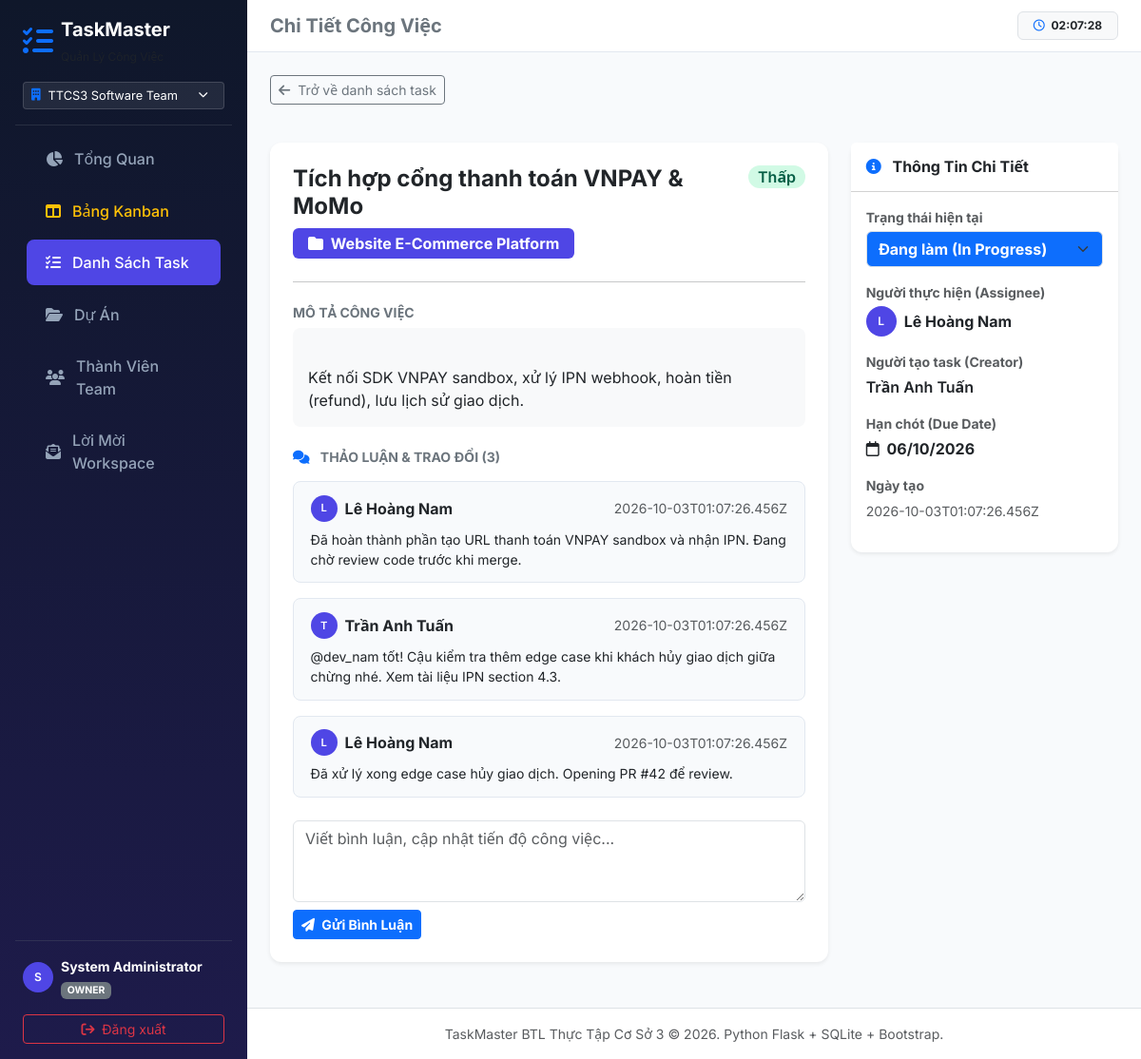
/tasks/01a0ff4d-3f4d-7b0d-8eb5-1ba610630dfa (signed in), run on the app's committed database.
### tables this page shows
CREATE TABLE tasks (
    id              TEXT PRIMARY KEY,                 -- UUID v7
    project_id      TEXT NOT NULL REFERENCES projects(id) ON DELETE CASCADE,
    workspace_id    TEXT NOT NULL REFERENCES workspaces(id) ON DELETE CASCADE,
    title           TEXT NOT NULL,
    description     TEXT,
    assignee_id     TEXT REFERENCES users(id) ON DELETE SET NULL,
    priority        TEXT NOT NULL DEFAULT 'Medium'
                        CHECK(priority IN ('Urgent','High','Medium','Low')),
    status          TEXT NOT NULL DEFAULT 'To Do'
                        CHECK(status IN ('To Do','In Progress','In Review','Completed','Cancelled')),
    due_date        TEXT,                            -- ISO date (YYYY-MM-DD)
    position        INTEGER NOT NULL DEFAULT 0,      -- Ordering within column
    created_by      TEXT NOT NULL REFERENCES users(id),
    created_at      TEXT NOT NULL,
    updated_by      TEXT REFERENCES users(id),
    updated_at      TEXT NOT NULL
);

CREATE TABLE projects (
    id              TEXT PRIMARY KEY,                 -- UUID v7
    workspace_id    TEXT NOT NULL REFERENCES workspaces(id) ON DELETE CASCADE,
    name            TEXT NOT NULL,
    description     TEXT,
    color           TEXT NOT NULL DEFAULT '#4f46e5', -- Hex color
    status          TEXT NOT NULL DEFAULT 'Active'
                        CHECK(status IN ('Active','Archived','Completed')),
    created_by      TEXT NOT NULL REFERENCES users(id),
    created_at      TEXT NOT NULL,
    updated_by      TEXT REFERENCES users(id),
    updated_at      TEXT NOT NULL
);

CREATE TABLE comments (
    id              TEXT PRIMARY KEY,                 -- UUID v7
    task_id         TEXT NOT NULL REFERENCES tasks(id) ON DELETE CASCADE,
    content         TEXT NOT NULL,
    is_edited       INTEGER NOT NULL DEFAULT 0,      -- 1 nếu đã chỉnh sửa
    created_by      TEXT NOT NULL REFERENCES users(id),
    created_at      TEXT NOT NULL,
    updated_by      TEXT REFERENCES users(id),
    updated_at      TEXT NOT NULL
);

CREATE TABLE users (
    id           TEXT PRIMARY KEY,                    -- UUID v7
    username     TEXT UNIQUE NOT NULL,
    email        TEXT UNIQUE NOT NULL,
    password_hash TEXT NOT NULL,
    fullname     TEXT NOT NULL,
    avatar_url   TEXT,
    is_active    INTEGER NOT NULL DEFAULT 1,          -- 1=active, 0=disabled
    created_at   TEXT NOT NULL,                       -- ISO-8601 UTC
    updated_at   TEXT NOT NULL
);

### app.py (the view)
@app.route('/tasks/<task_id>')
@login_required
def task_detail(task_id):
    conn = get_db_connection()
    task = conn.execute('''
        SELECT t.*,
               p.name  AS project_name, p.color AS project_color,
               ua.fullname AS assignee_name,
               uc.fullname AS creator_name
        FROM tasks t
        LEFT JOIN projects p ON t.project_id  = p.id
        LEFT JOIN users ua   ON t.assignee_id  = ua.id
        LEFT JOIN users uc   ON t.created_by   = uc.id
        WHERE t.id = ?
    ''', (task_id,)).fetchone()
    if not task:
        conn.close()
        flash('Không tìm thấy công việc!', 'danger')
        return redirect(url_for('tasks'))
    labels = conn.execute('''
        SELECT l.* FROM labels l
        JOIN task_labels tl ON l.id = tl.label_id
        WHERE tl.task_id = ?
    ''', (task_id,)).fetchall()
    comments = conn.execute('''
        SELECT c.*, u.fullname AS user_name
        FROM comments c
        JOIN users u ON c.created_by = u.id
        WHERE c.task_id = ?
        ORDER BY c.created_at ASC
    ''', (task_id,)).fetchall()
    conn.close()
    return render_template('task_detail.html', task=task, comments=comments, labels=labels)

### app.py (called while the page is built)
@app.template_filter('date_format')
def date_format_filter(value):
    if not value:
        return "-"
    try:
        dt = datetime.strptime(str(value).split('T')[0].split()[0], "%Y-%m-%d")
        return dt.strftime("%d/%m/%Y")
    except Exception:
        return str(value)

@app.template_filter('is_overdue')
def is_overdue_filter(due_date_str, status):
    if not due_date_str or status == 'Completed':
        return False
    try:
        due_date = datetime.strptime(str(due_date_str).split('T')[0], "%Y-%m-%d").date()
        return due_date < date.today()
    except Exception:
        return False

def login_required(f):
    @functools.wraps(f)
    def decorated_function(*args, **kwargs):
        if 'user_id' not in session:
            flash('Vui lòng đăng nhập để sử dụng ứng dụng!', 'warning')
            return redirect(url_for('login', next=request.url))
        return f(*args, **kwargs)
    return decorated_function

@app.context_processor
def inject_user():
    return dict(
        current_user=session.get('fullname'),
        current_role=session.get('role'),           # role trong active workspace
        current_username=session.get('username'),
        current_user_id=session.get('user_id'),
        active_workspace_id=session.get('workspace_id'),
        active_workspace_name=session.get('workspace_name'),
        Role=Role,                                   # expose Role constants to Jinja2
    )

### database.py (called while the page is built)
def get_db_connection() -> sqlite3.Connection:
    conn = sqlite3.connect(DB_FILE)
    conn.row_factory = sqlite3.Row
    conn.execute("PRAGMA foreign_keys = ON")  # Enable FK enforcement
    conn.execute("PRAGMA journal_mode = WAL")  # Better concurrency
    return conn

### templates/task_detail.html (shortened to what this page needs)
{% extends 'base.html' %}
{% block header_title %}Chi Tiết Công Việc{% endblock %}
{% block content %}
<div class="mb-4">
    <a href="{{ url_for('tasks') }}" class="btn btn-outline-secondary btn-sm mb-3">
        <i class="fa-solid fa-arrow-left me-1"></i> Trở về danh sách task
    </a>
</div>
<div class="row g-4">
    <div class="col-lg-8">
        <div class="card border-0 shadow-sm mb-4">
            <div class="card-body p-4">
                <div class="d-flex justify-content-between align-items-start mb-3">
                    <div>
                        <h4 class="fw-bold text-dark mb-2">{{ task['title'] }}</h4>
                        {% if task['project_name'] %}
                        <span class="badge px-3 py-2 fs-6" style="{{ 'background-color: ' ~ task['project_color'] ~ ';' }}">
                            <i class="fa-solid fa-folder me-1"></i> {{ task['project_name'] }}
                        </span>
                        {% endif %}
                    </div>
                    <div>
                        {% if task['priority'] == 'Khẩn cấp' %}
                            <span class="badge badge-priority badge-urgent fs-6">Khẩn cấp</span>
                        {% elif task['priority'] == 'Cao' %}
                            <span class="badge badge-priority badge-high fs-6">Cao</span>
                        {% elif task['priority'] == 'Trung bình' %}
                            <span class="badge badge-priority badge-medium fs-6">Trung bình</span>
                        {% else %}
                            <span class="badge badge-priority badge-low fs-6">Thấp</span>
                        {% endif %}
                    </div>
                </div>
                <hr class="my-4">
                <h6 class="fw-bold text-secondary text-uppercase small">Mô Tả Công Việc</h6>
                <div class="bg-light p-3 rounded-3 text-dark mb-4" style="white-space: pre-line;">
                    {{ task['description'] or 'Chưa có mô tả chi tiết cho công việc này.' }}
                </div>
                <h6 class="fw-bold text-secondary text-uppercase small mb-3">
                    <i class="fa-solid fa-comments text-primary me-2"></i> Thảo Luận & Trao Đổi ({{ comments | length }})
                </h6>
                <div class="d-flex flex-column gap-3 mb-4">
                    {% for c in comments %}
                    <div class="comment-box">
                        <div class="d-flex justify-content-between align-items-center mb-2">
                            <div class="d-flex align-items-center">
                                <div class="avatar-circle me-2" style="width: 28px; height: 28px; font-size: 0.7rem;">
                                    {{ c['user_name'][0] }}
                                </div>
                                <span class="fw-bold text-dark me-2">{{ c['user_name'] }}</span>
                            </div>
                            <small class="text-muted">{{ c['created_at'] }}</small>
                        </div>
                        <div class="text-dark small">{{ c['content'] }}</div>
                    </div>
                    {% else %}
                    <div class="text-center text-muted py-3 small bg-light rounded-3">Chưa có bình luận nào. Hãy là người đầu tiên trao đổi!</div>
                    {% endfor %}
                </div>
                <form action="{{ url_for('task_add_comment', task_id=task['id']) }}" method="POST">
                    <div class="mb-2">
                        <textarea name="content" class="form-control" rows="3" placeholder="Viết bình luận, cập nhật tiến độ công việc..." required></textarea>
                    </div>
                    <button type="submit" class="btn btn-primary btn-sm fw-bold">
                        <i class="fa-solid fa-paper-plane me-1"></i> Gửi Bình Luận
                    </button>
                </form>
            </div>
        </div>
    </div>
    <div class="col-lg-4">
        <div class="card border-0 shadow-sm mb-4">
            <div class="card-header bg-white py-3">
                <h6 class="fw-bold mb-0 text-dark"><i class="fa-solid fa-circle-info text-primary me-2"></i> Thông Tin Chi Tiết</h6>
            </div>
            <div class="card-body">
                <div class="mb-3">
                    <label class="text-muted small fw-bold d-block mb-1">Trạng thái hiện tại</label>
                    <form action="{{ url_for('task_quick_status', id=task['id']) }}" method="POST">
                        <select name="status" class="form-select fw-bold
                            {% if task['status'] == 'Completed' %}bg-success text-white
                            {% elif task['status'] == 'In Progress' %}bg-primary text-white
                            {% else %}bg-secondary text-white{% endif %}" onchange="this.form.submit()">
                            <option value="In Progress" {% if task['status'] == 'In Progress' %}selected{% endif %}>Đang làm (In Progress)</option>
                        </select>
                    </form>
                </div>
                <div class="mb-3">
                    <label class="text-muted small fw-bold d-block mb-1">Người thực hiện (Assignee)</label>
                    <div class="d-flex align-items-center">
                        <div class="avatar-circle me-2">
                            {{ task['assignee_name'][0] if task['assignee_name'] else '?' }}
                        </div>
                        <span class="fw-bold text-dark">{{ task['assignee_name'] or 'Chưa phân công' }}</span>
                    </div>
                </div>
                <div class="mb-3">
                    <label class="text-muted small fw-bold d-block mb-1">Người tạo task (Creator)</label>
                    <span class="fw-semibold text-dark">{{ task['creator_name'] or 'Hệ thống' }}</span>
                </div>
                <div class="mb-3">
                    <label class="text-muted small fw-bold d-block mb-1">Hạn chót (Due Date)</label>
                    <span class="fw-bold {% if task['due_date'] | is_overdue(task['status']) %}text-danger{% else %}text-dark{% endif %}">
                        <i class="fa-regular fa-calendar me-1"></i> {{ task['due_date'] | date_format }}
                    </span>
                </div>
                <div class="mb-3">
                    <label class="text-muted small fw-bold d-block mb-1">Ngày tạo</label>
                    <span class="small text-muted">{{ task['created_at'] }}</span>
                </div>
            </div>
        </div>
    </div>
</div>
{% endblock %}

### static/css/style.css (style rules this page uses)
:root { --primary-color: #4f46e5; --primary-hover: #4338ca; --bg-light: #f8fafc; --card-shadow: 0 4px 6px -1px rgba(0, 0, 0, 0.05), 0 2px 4px -1px rgba(0, 0, 0, 0.03); --card-shadow-hover: 0 10px 15px -3px rgba(0, 0, 0, 0.08), 0 4px 6px -2px rgba(0, 0, 0, 0.04); }
body { font-family: 'Inter', system-ui, -apple-system, BlinkMacSystemFont, 'Segoe UI', Roboto, sans-serif; background-color: var(--bg-light); color: #334155; min-height: 100vh; }
.card { border: none; border-radius: 0.75rem; box-shadow: var(--card-shadow); transition: transform 0.2s ease, box-shadow 0.2s ease; }
.badge-priority { font-size: 0.7rem; padding: 0.25em 0.6em; border-radius: 9999px; font-weight: 600; }
.badge-low { background-color: #d1fae5; color: #065f46; }
.avatar-circle { width: 32px; height: 32px; border-radius: 50%; background-color: #4f46e5; color: #ffffff; display: flex; align-items: center; justify-content: center; font-weight: 600; font-size: 0.75rem; }
.comment-box { background-color: #f8fafc; border-radius: 0.5rem; padding: 0.85rem 1.1rem; border: 1px solid #e2e8f0; }

### data on the page
tasks: title "Tích hợp cổng thanh toán VNPAY & MoMo", description "Kết nối SDK VNPAY sandbox, xử lý IPN webhook, hoàn tiền (refund), lưu lịch sử giao dịch.", status "Đang làm (In Progress)", due_date "06/10/2026", created_at "2026-10-03T01:07:26.456Z"
projects: project_name "Website E-Commerce Platform"
comments: fullname "L", user_name "Lê Hoàng Nam", created_at "2026-10-03T01:07:26.456Z", content "Đã hoàn thành phần tạo URL thanh toán VNPAY sandbox và nhận IPN. Đang chờ review code trước khi merge."
comments: fullname "T", user_name "Trần Anh Tuấn", created_at "2026-10-03T01:07:26.456Z", content "@dev_nam tốt! Cậu kiểm tra thêm edge case khi khách hủy giao dịch giữa chừng nhé. Xem tài liệu IPN section 4.3."
comments: fullname "L", user_name "Lê Hoàng Nam", created_at "2026-10-03T01:07:26.456Z", content "Đã xử lý xong edge case hủy giao dịch. Opening PR #42 để review."
users: fullname "L", fullname "Lê Hoàng Nam"
users: fullname "Trần Anh Tuấn"

### other printed values
{{ active_workspace_name }} "TTCS3 Software Team"
{{ current_user[0] | upper if current_user else 'U' }} "S"
{{ current_user }} "System Administrator"
{{ current_role | upper }} "OWNER"
{{ comments | length }} "3"
